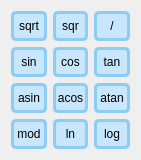
   <widget class="QWidget" name="layoutWidget">
    <property name="geometry">
     <rect>
      <x>10</x>
      <y>130</y>
      <width>141</width>
      <height>151</height>
     </rect>
    </property>
    <layout class="QGridLayout" name="gridLayout_2">
     <property name="sizeConstraint">
      <enum>QLayout::SetDefaultConstraint</enum>
     </property>
     <item row="0" column="0">
      <widget class="QPushButton" name="sqrt">
       <property name="sizePolicy">
        <sizepolicy hsizetype="Minimum" vsizetype="Minimum">
         <horstretch>0</horstretch>
         <verstretch>0</verstretch>
        </sizepolicy>
       </property>
       <property name="minimumSize">
        <size>
         <width>0</width>
         <height>30</height>
        </size>
       </property>
       <property name="maximumSize">
        <size>
         <width>40</width>
         <height>30</height>
        </size>
       </property>
       <property name="styleSheet">
        <string notr="true">QPushButton {
    border-radius: 5px;
	background-color:rgb(201, 230, 255) ;
    color: rgb(0, 0, 0);
	font: 500 17px &quot;Calibri&quot;;
	border: 3px solid rgb(140, 205, 248);
}

QPushButton:pressed {
    background-color: rgb(140, 205, 248);
	font-size: 25px ;
}</string>
       </property>
       <property name="text">
        <string>sqrt</string>
       </property>
      </widget>
     </item>
     <item row="0" column="2">
      <widget class="QPushButton" name="division">
       <property name="sizePolicy">
        <sizepolicy hsizetype="Minimum" vsizetype="Minimum">
         <horstretch>0</horstretch>
         <verstretch>0</verstretch>
        </sizepolicy>
       </property>
       <property name="minimumSize">
        <size>
         <width>0</width>
         <height>30</height>
        </size>
       </property>
       <property name="maximumSize">
        <size>
         <width>40</width>
         <height>30</height>
        </size>
       </property>
       <property name="styleSheet">
        <string notr="true">QPushButton {
    border-radius: 5px;
	background-color:rgb(201, 230, 255) ;
    color: rgb(0, 0, 0);
	font: 700 17px &quot;Calibri&quot;;
	border: 3px solid rgb(140, 205, 248);
}

QPushButton:pressed {
    background-color: rgb(140, 205, 248);
	font-size: 25px ;
}</string>
       </property>
       <property name="text">
        <string>/</string>
       </property>
      </widget>
     </item>
     <item row="3" column="1">
      <widget class="QPushButton" name="ln">
       <property name="sizePolicy">
        <sizepolicy hsizetype="Minimum" vsizetype="Minimum">
         <horstretch>0</horstretch>
         <verstretch>0</verstretch>
        </sizepolicy>
       </property>
       <property name="minimumSize">
        <size>
         <width>0</width>
         <height>30</height>
        </size>
       </property>
       <property name="maximumSize">
        <size>
         <width>40</width>
         <height>30</height>
        </size>
       </property>
       <property name="styleSheet">
        <string notr="true">QPushButton {
    border-radius: 5px;
	background-color:rgb(201, 230, 255) ;
    color: rgb(0, 0, 0);
	font: 500 17px &quot;Calibri&quot;;
	border: 3px solid rgb(140, 205, 248);
}

QPushButton:pressed {
    background-color: rgb(140, 205, 248);
	font-size: 25px ;
}</string>
       </property>
       <property name="text">
        <string>ln</string>
       </property>
      </widget>
     </item>
     <item row="2" column="2">
      <widget class="QPushButton" name="atan">
       <property name="sizePolicy">
        <sizepolicy hsizetype="Minimum" vsizetype="Minimum">
         <horstretch>0</horstretch>
         <verstretch>0</verstretch>
        </sizepolicy>
       </property>
       <property name="minimumSize">
        <size>
         <width>0</width>
         <height>30</height>
        </size>
       </property>
       <property name="maximumSize">
        <size>
         <width>40</width>
         <height>30</height>
        </size>
       </property>
       <property name="styleSheet">
        <string notr="true">QPushButton {
    border-radius: 5px;
	background-color:rgb(201, 230, 255) ;
    color: rgb(0, 0, 0);
	font: 500 17px &quot;Calibri&quot;;
	border: 3px solid rgb(140, 205, 248);
}

QPushButton:pressed {
    background-color: rgb(140, 205, 248);
	font-size: 25px ;
}</string>
       </property>
       <property name="text">
        <string>atan</string>
       </property>
      </widget>
     </item>
     <item row="1" column="1">
      <widget class="QPushButton" name="cos">
       <property name="sizePolicy">
        <sizepolicy hsizetype="Minimum" vsizetype="Minimum">
         <horstretch>0</horstretch>
         <verstretch>0</verstretch>
        </sizepolicy>
       </property>
       <property name="minimumSize">
        <size>
         <width>0</width>
         <height>30</height>
        </size>
       </property>
       <property name="maximumSize">
        <size>
         <width>40</width>
         <height>30</height>
        </size>
       </property>
       <property name="styleSheet">
        <string notr="true">QPushButton {
    border-radius: 5px;
	background-color:rgb(201, 230, 255) ;
    color: rgb(0, 0, 0);
	font: 500 17px &quot;Calibri&quot;;
	border: 3px solid rgb(140, 205, 248);
}

QPushButton:pressed {
    background-color: rgb(140, 205, 248);
	font-size: 25px ;
}</string>
       </property>
       <property name="text">
        <string>cos</string>
       </property>
      </widget>
     </item>
     <item row="2" column="0">
      <widget class="QPushButton" name="asin">
       <property name="sizePolicy">
        <sizepolicy hsizetype="Minimum" vsizetype="Minimum">
         <horstretch>0</horstretch>
         <verstretch>0</verstretch>
        </sizepolicy>
       </property>
       <property name="minimumSize">
        <size>
         <width>0</width>
         <height>30</height>
        </size>
       </property>
       <property name="maximumSize">
        <size>
         <width>40</width>
         <height>30</height>
        </size>
       </property>
       <property name="styleSheet">
        <string notr="true">QPushButton {
    border-radius: 5px;
	background-color:rgb(201, 230, 255) ;
    color: rgb(0, 0, 0);
	font: 500 17px &quot;Calibri&quot;;
	border: 3px solid rgb(140, 205, 248);
}

QPushButton:pressed {
    background-color: rgb(140, 205, 248);
	font-size: 25px ;
}</string>
       </property>
       <property name="text">
        <string>asin</string>
       </property>
      </widget>
     </item>
     <item row="1" column="0">
      <widget class="QPushButton" name="sin">
       <property name="sizePolicy">
        <sizepolicy hsizetype="Minimum" vsizetype="Minimum">
         <horstretch>0</horstretch>
         <verstretch>0</verstretch>
        </sizepolicy>
       </property>
       <property name="minimumSize">
        <size>
         <width>0</width>
         <height>30</height>
        </size>
       </property>
       <property name="maximumSize">
        <size>
         <width>40</width>
         <height>30</height>
        </size>
       </property>
       <property name="styleSheet">
        <string notr="true">QPushButton {
    border-radius: 5px;
	background-color:rgb(201, 230, 255) ;
    color: rgb(0, 0, 0);
	font: 500 17px &quot;Calibri&quot;;
	border: 3px solid rgb(140, 205, 248);
}

QPushButton:pressed {
    background-color: rgb(140, 205, 248);
	font-size: 25px ;
}</string>
       </property>
       <property name="text">
        <string>sin</string>
       </property>
      </widget>
     </item>
     <item row="0" column="1">
      <widget class="QPushButton" name="sqr">
       <property name="sizePolicy">
        <sizepolicy hsizetype="Minimum" vsizetype="Minimum">
         <horstretch>0</horstretch>
         <verstretch>0</verstretch>
        </sizepolicy>
       </property>
       <property name="minimumSize">
        <size>
         <width>0</width>
         <height>30</height>
        </size>
       </property>
       <property name="maximumSize">
        <size>
         <width>40</width>
         <height>30</height>
        </size>
       </property>
       <property name="styleSheet">
        <string notr="true">QPushButton {
    border-radius: 5px;
	background-color:rgb(201, 230, 255) ;
    color: rgb(0, 0, 0);
	font: 500 17px &quot;Calibri&quot;;
	border: 3px solid rgb(140, 205, 248);
}

QPushButton:pressed {
    background-color: rgb(140, 205, 248);
	font-size: 25px ;
}</string>
       </property>
       <property name="text">
        <string>sqr</string>
       </property>
      </widget>
     </item>
     <item row="3" column="2">
      <widget class="QPushButton" name="log">
       <property name="sizePolicy">
        <sizepolicy hsizetype="Minimum" vsizetype="Minimum">
         <horstretch>0</horstretch>
         <verstretch>0</verstretch>
        </sizepolicy>
       </property>
       <property name="minimumSize">
        <size>
         <width>0</width>
         <height>30</height>
        </size>
       </property>
       <property name="maximumSize">
        <size>
         <width>40</width>
         <height>30</height>
        </size>
       </property>
       <property name="styleSheet">
        <string notr="true">QPushButton {
    border-radius: 5px;
	background-color:rgb(201, 230, 255) ;
    color: rgb(0, 0, 0);
	font: 500 17px &quot;Calibri&quot;;
	border: 3px solid rgb(140, 205, 248);
}

QPushButton:pressed {
    background-color: rgb(140, 205, 248);
	font-size: 25px ;
}</string>
       </property>
       <property name="text">
        <string>log</string>
       </property>
      </widget>
     </item>
     <item row="3" column="0">
      <widget class="QPushButton" name="mod">
       <property name="sizePolicy">
        <sizepolicy hsizetype="Minimum" vsizetype="Minimum">
         <horstretch>0</horstretch>
         <verstretch>0</verstretch>
        </sizepolicy>
       </property>
       <property name="minimumSize">
        <size>
         <width>0</width>
         <height>30</height>
        </size>
       </property>
       <property name="maximumSize">
        <size>
         <width>40</width>
         <height>30</height>
        </size>
       </property>
       <property name="styleSheet">
        <string notr="true">QPushButton {
    border-radius: 5px;
	background-color:rgb(201, 230, 255) ;
    color: rgb(0, 0, 0);
	font: 500 17px &quot;Calibri&quot;;
	border: 3px solid rgb(140, 205, 248);
}

QPushButton:pressed {
    background-color: rgb(140, 205, 248);
	font-size: 25px ;
}</string>
       </property>
       <property name="text">
        <string>mod</string>
       </property>
      </widget>
     </item>
     <item row="1" column="2">
      <widget class="QPushButton" name="tan">
       <property name="sizePolicy">
        <sizepolicy hsizetype="Minimum" vsizetype="Minimum">
         <horstretch>0</horstretch>
         <verstretch>0</verstretch>
        </sizepolicy>
       </property>
       <property name="minimumSize">
        <size>
         <width>0</width>
         <height>30</height>
        </size>
       </property>
       <property name="maximumSize">
        <size>
         <width>40</width>
         <height>30</height>
        </size>
       </property>
       <property name="styleSheet">
        <string notr="true">QPushButton {
    border-radius: 5px;
	background-color:rgb(201, 230, 255) ;
    color: rgb(0, 0, 0);
	font: 500 17px &quot;Calibri&quot;;
	border: 3px solid rgb(140, 205, 248);
}

QPushButton:pressed {
    background-color: rgb(140, 205, 248);
	font-size: 25px ;
}</string>
       </property>
       <property name="text">
        <string>tan</string>
       </property>
      </widget>
     </item>
     <item row="2" column="1">
      <widget class="QPushButton" name="acos">
       <property name="sizePolicy">
        <sizepolicy hsizetype="Minimum" vsizetype="Minimum">
         <horstretch>0</horstretch>
         <verstretch>0</verstretch>
        </sizepolicy>
       </property>
       <property name="minimumSize">
        <size>
         <width>0</width>
         <height>30</height>
        </size>
       </property>
       <property name="maximumSize">
        <size>
         <width>40</width>
         <height>30</height>
        </size>
       </property>
       <property name="styleSheet">
        <string notr="true">QPushButton {
    border-radius: 5px;
	background-color:rgb(201, 230, 255) ;
    color: rgb(0, 0, 0);
	font: 500 17px &quot;Calibri&quot;;
	border: 3px solid rgb(140, 205, 248);
}

QPushButton:pressed {
    background-color: rgb(140, 205, 248);
	font-size: 25px ;
}</string>
       </property>
       <property name="text">
        <string>acos</string>
       </property>
      </widget>
     </item>
    </layout>
   </widget>
